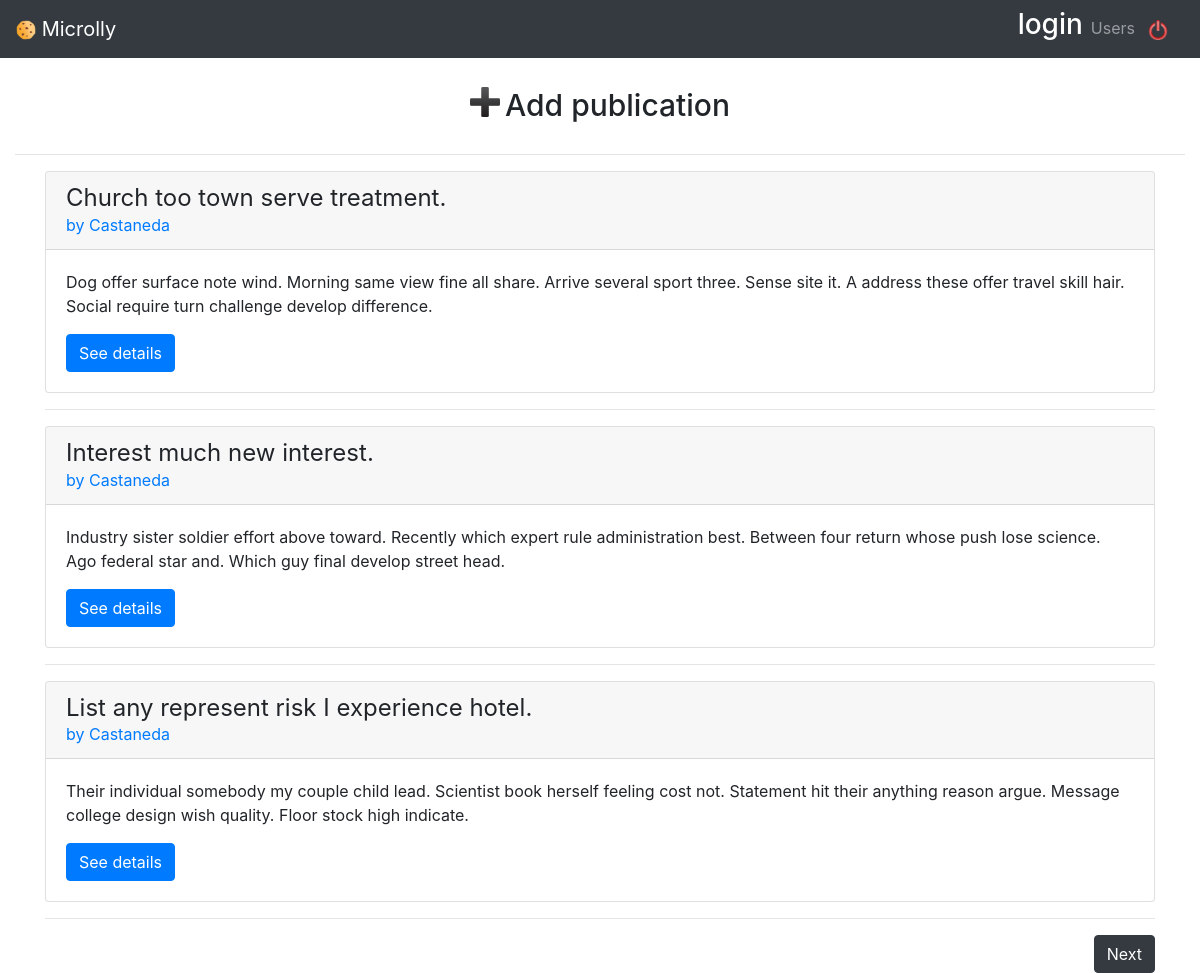
Screenshot of /Users/Castaneda/ (signed in) with the database file from the repository.
### models.py (models this page shows)
class BaseModel(Model):
    class Meta:
        database = database

class User(BaseModel,UserMixin):
    username = CharField(max_length=20)
    password = CharField()
    first_name = CharField(max_length=20)
    last_name = CharField(max_length=20)
    email = CharField(max_length=20)
    created_at = DateTimeField(default=datetime.datetime.now)

class Publication(BaseModel):
    title = CharField(max_length=50)
    body = TextField()
    created_date = CharField(default=datetime.datetime.now)
    update_date = CharField(default=datetime.datetime.now)
    user_created = ForeignKeyField(User, backref="publications")

### app.py (the view)
@app.route('/')
@app.route('/Publications')
@app.route('/Users/<username>/') #username plutôt que id parce que c'est mieux de voir le username dans le lien
@login_required
def publication(username=None):
    if username:                          #si on lui passe un username en param
        user=User.select().where(User.username==username).get() #on sélectionne le user
        publications=Publication.select().where(Publication.user_created==user.id).order_by(Publication.created_date.desc()) #on prend la liste de ses publi
    else:                                  # si on lui passe pas de username
        publications = Publication.select().order_by(Publication.created_date.desc())  #on prend la liste de toutes les publi
    if publications.count()==0:
        flash("Aucune publication trouvée")
    return object_list('publications/list.html', publications, paginate_by=3,check_bounds=False)

### app.py (called while the page is built)
@login_manager.user_loader
def load_user(user_id):
    return User.get(user_id)

### templates/publications/list.html (shortened to what this page needs)
{% extends 'base.html' %}
{% block body %}
    {% for sub_pub in object_list | batch(1, None) %}
        <div class="card-deck">
            {% for publication in sub_pub %}
                <div class="card" style="width: 100%">
                    <div class="card-header">
                        <h4 class="my-0 font-weight-normal">{{ publication.title }}</h4>
                        <a href="{{ url_for('publication', username=publication.user_created.username) }}">by {{ publication.user_created.username }}</a>
                    </div>
                    <div class="card-body">
                        <p>{{ publication.body }}</p>
                        <a href="{{ url_for('publications_detail', id=publication.id) }}" class="btn btn-primary">See details</a>
                    </div>
                </div>
            {% endfor %}
        </div>
        <hr />
    {% endfor %}
{% if pagination.get_page_count() > page  %}
  <a href=".?page={{ page + 1 }}" style="float:right;" class="btn btn-dark" >Next</a>
{% endif %}
{% endblock %}

### templates/base.html (shortened to what this page needs)
<!DOCTYPE html>
<html>
<head>
    <link rel="stylesheet" href="https://stackpath.bootstrapcdn.com/bootstrap/4.3.1/css/bootstrap.min.css"
>
    <link rel="stylesheet" type="text/css" href="{{ url_for('static', filename='css/microlly.css') }}">
</head>
<body>
    <nav class="navbar navbar-expand-md navbar-dark bg-dark fixed-top">
        <a class="navbar-brand" href="{{ url_for('publication') }}">
            <img width="20px" height="20px" src="{{ url_for('static', filename='img/cookie.png') }}" />
            Microlly
        </a>
        <div class="navbar-collapse collapse w-100 order-3 dual-collapse2" id="navbarsExampleDefault">
            <ul class="navbar-nav ml-auto">
                {% if session['id'] %}
                <li>
                    <h3 style="color:white">{{ session['username'] }}</h3>
                </li>
                <li class="nav-item">
                    <a class="nav-link" href="{{ url_for('liste_users') }}">Users</a>
                </li>
                {% endif %}
                {% if session['id'] %}
                    <li>
                        <a class="navbar-brand" href="{{ url_for('logout') }}" style="margin-left: 5px"><img width="20px" height="20px" src="{{ url_for('static', filename='img/deconnexion.png') }}"/></a>
                    </li>
                {% endif %}
            </ul>
        </div>
    </nav>
    <div class="container-fluid">
        <div class="row justify-content-md-center">
            <a id="Add" class="btn" href="{{ url_for('publications_form') }}"><img width="30px" height="30px" src="{{ url_for('static', filename='img/Add.png') }}"/><h2 style="float:right;font-size:30px;margin-left:5px;" >Add publication</h2></a>
      </div>
      <hr>
    </div>
    <main role="main" class="container ">
        {% block body %}{% endblock %}
    </main>
</body>
</html>

### templates/base.html (style rules this page uses)
body { padding-top: 5rem; }

### rows the page displays
User: username "login"
Publication: title "Church too town serve treatment.", user_created.username "Castaneda", body "Dog offer surface note wind. Morning same view fine all share. Arrive several sport three. Sense site it. A address these offer travel skill hair. Social require turn challenge develop difference."
Publication: title "Interest much new interest.", user_created.username "Castaneda", body "Industry sister soldier effort above toward. Recently which expert rule administration best. Between four return whose push lose science. Ago federal star and. Which guy final develop street head."
Publication: title "List any represent risk I experience hotel.", user_created.username "Castaneda", body "Their individual somebody my couple child lead. Scientist book herself feeling cost not. Statement hit their anything reason argue. Message college design wish quality. Floor stock high indicate."
